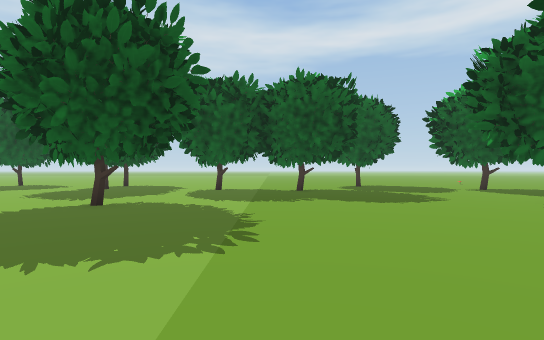
view 1 (above)

20 first-person views from a walk through a Unity game level. The camera is 1.3 m above the floor, looks level and sees 80° across. The floor is counted in squares, 2 m on a side. Each view is taken from the middle of a square. On the plan, view 1 faces up. The plan holds only what a view shows up to about 10 squares ahead; the rest is blank. The place goes on beyond the plan.

view 2
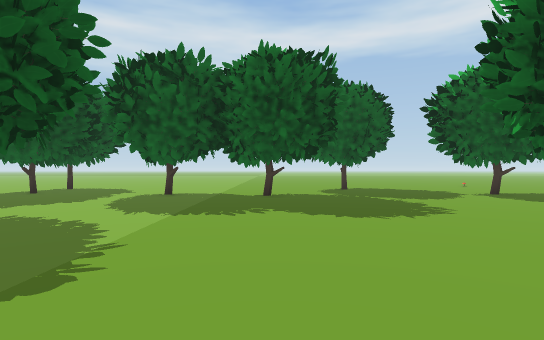

view 3
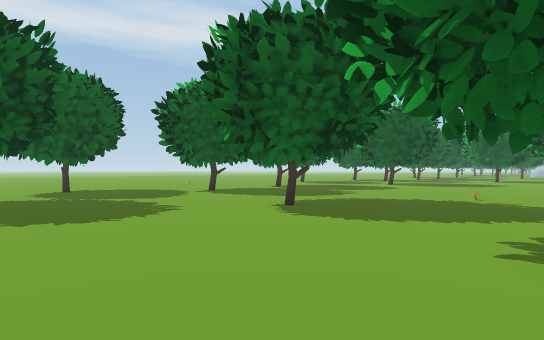

view 4
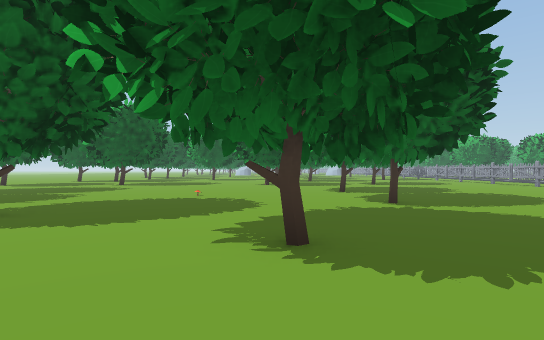

view 5
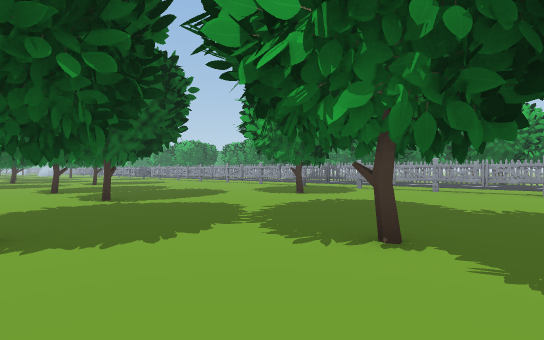

view 6
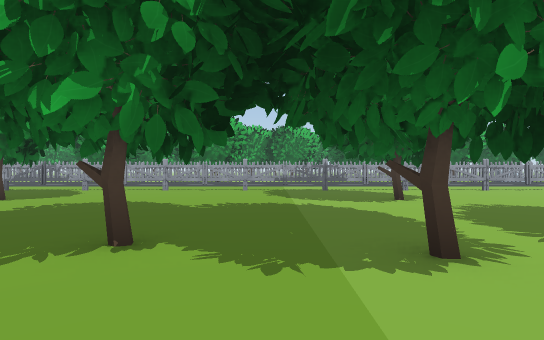

view 7
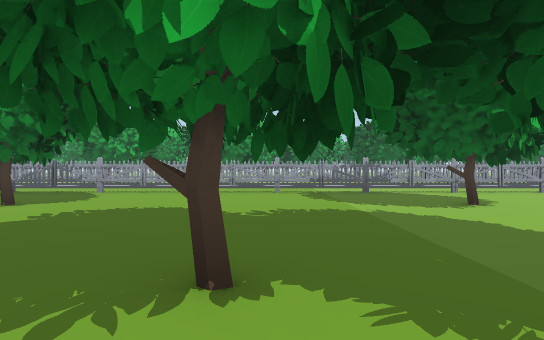

view 8
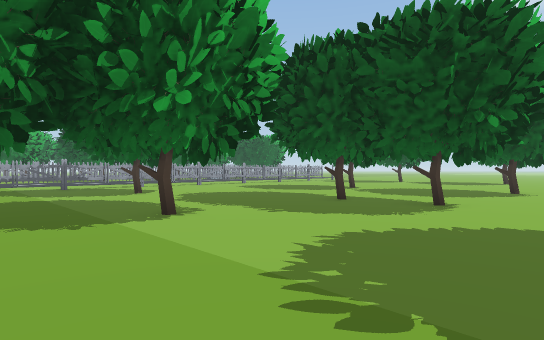

view 9
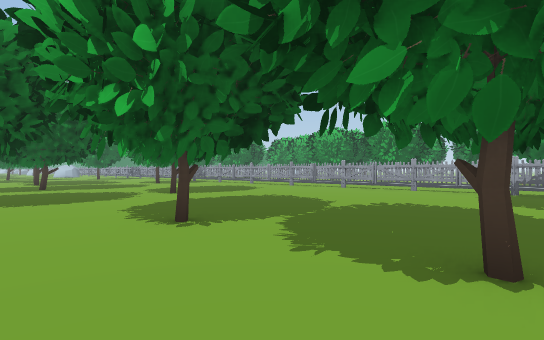

view 10
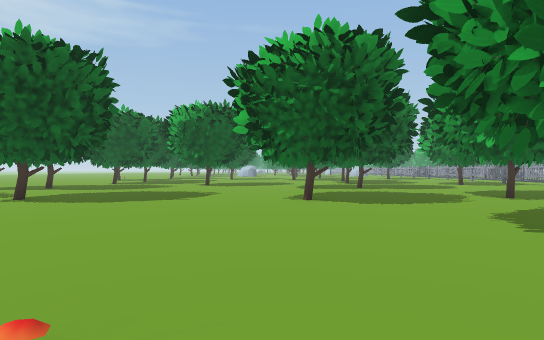

view 11
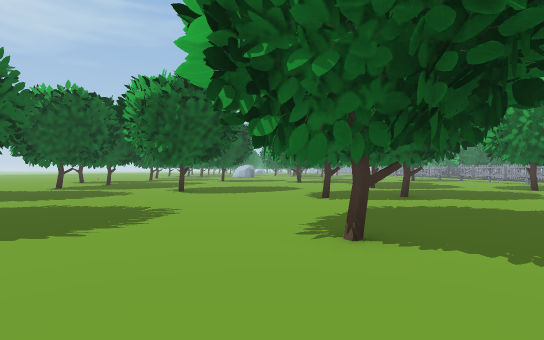

view 12
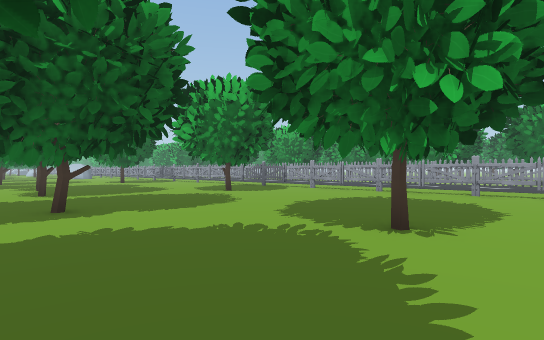

view 13
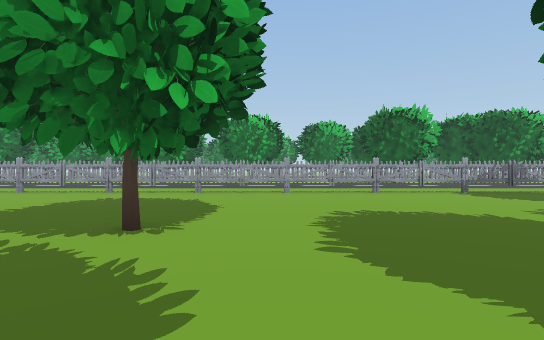

view 14
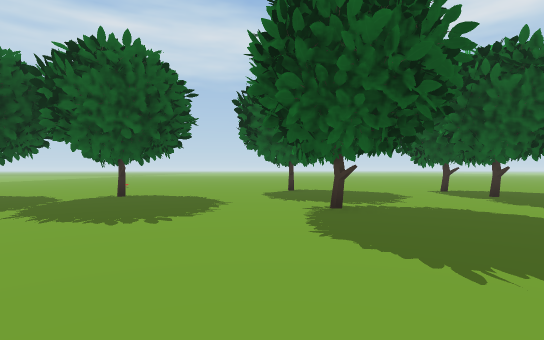

view 15
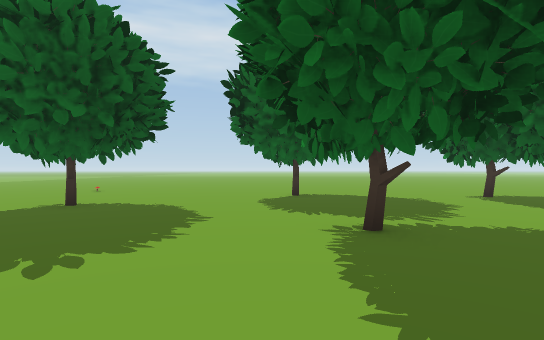

view 16
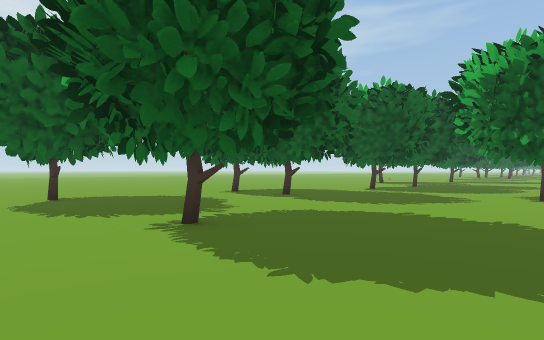

view 17
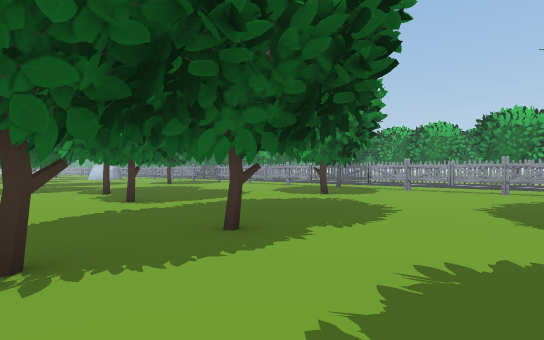

view 18
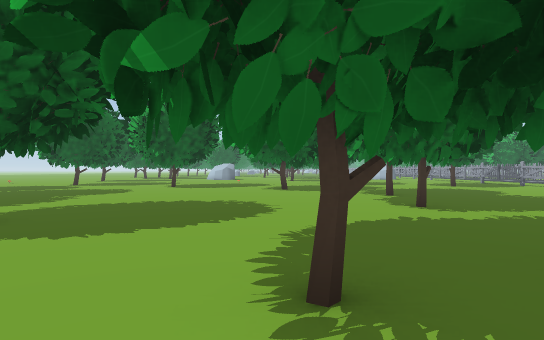

view 19
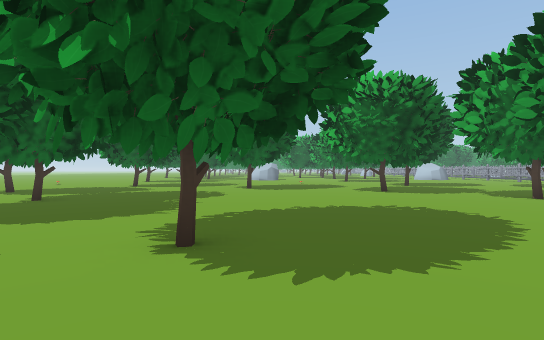

view 20
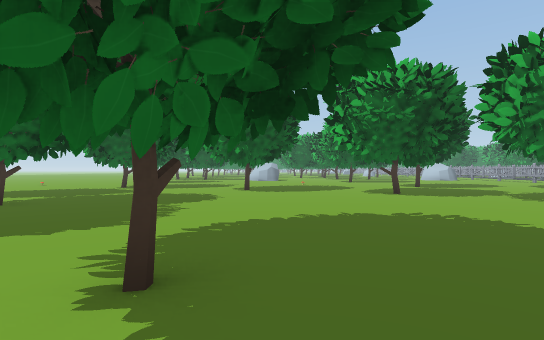

### Floor plan
Key: @ floor where view 1 was taken; . main floor; : floor 0.25 m higher than the main floor; = window, fence, low wall or low ledge; M mushroom; G gate.
Columns run from 6 left of view 1 to 30 right of it. Each row starts with its distance up from view 1.
 17                     ..
 16                     ...
 15             .................
 14         .=  ........==...=...
 13         === ........===..==..     ==.
 12 = .......==.....==...=...==..    .==.
 11 ==..=== ....===.==.......==..    ....
 10  =..=====....= .==.......==..  ===...
  9 .....................==.........=...
  8 .....................==.............
  7 ...=.......==...............=.......
  6  .===......==..............===......=
  5   .=........=...............==.......
  4   .............M.....................
  3 ==........=..........==...=........=.
  2 ==.......==.........== ..==.......==
  1 ==.......==.....==...=...==.......==.
  0 ===.==@==....==.===......===.==.==...
 -1 ==..=====....==..=.......===.=====...
 -2 .....................==.......=..=...
 -3 .....................==..............
 -4  ..=........=................=.....
 -5 ..===......===.............===. ...
 -6 ...==.......=...............==   ..
 -7 .............................
 -8 GG.G.GG.G.GGG.GGG.GG.G.GG.G.G
 -9 :::::::::::::::::::::::::::::

Positions as (right, up) in squares from view 1, and headings:
1: (0, 0), facing up
2: (1, 2), facing up
3: (1, 2), facing up-right
4: (1, 2), facing right
5: (0, 2), facing down-right
6: (0, 2), facing down
7: (1, 1), facing down
8: (1, 4), facing down-left
9: (7, 2), facing down-right
10: (8, 3), facing right
11: (12, 3), facing right
12: (14, 1), facing down-right
13: (14, 1), facing down
14: (14, 3), facing up
15: (14, 5), facing up
16: (13, 5), facing up-right
17: (17, 2), facing down-right
18: (18, 2), facing right
19: (19, 5), facing right
20: (20, 5), facing right
